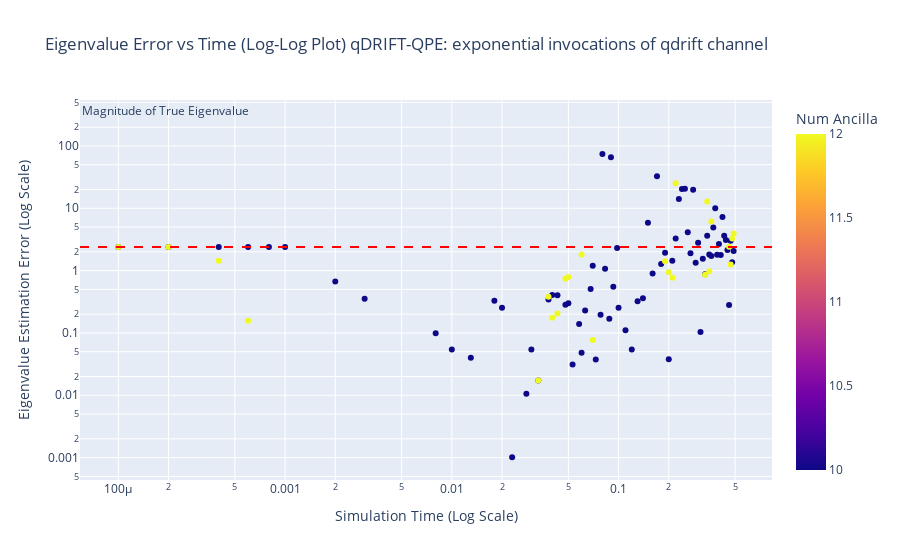

Notebook source saved alongside this figure:
### Code cell
loglog_error_vs_time(exponential_invocations, "qDRIFT-QPE: exponential invocations of qdrift channel", exact_eigenvalue)

### Figure 1 — Plotly figure (JSON) as saved in the notebook; plotly's stock layout.template omitted (floating-point values rounded to 4 significant figures)
{"data": [{"hovertemplate": "Time=%{x}<br>Error=%{y}<br>Num Ancilla=%{marker.color}<extra></extra>", "legendgroup": "", "marker": {"color": [10, 10, 10, 10, 10, 10, 10, 10, 10, 10, 10, 10, 10, 10, 10, 10, 10, 10, 10, 10, 10, 10, 10, 10, 10, 10, 10, 10, 10, 10, 10, 10, 10, 10, 10, 10, 10, 10, 10, 10, 10, 10, 10, 10, 10, 10, 10, 10, 10, 10, 10, 10, 10, 10, 10, 10, 10, 10, 10, 10, 10, 10, 10, 10, 10, 10, 10, 10, 10, 10, 10, 10, 10, 10, 10, 10, 12, 12, 12, 12, 12, 12, 12, 12, 12, 12, 12, 12, 12, 12, 12, 12, 12, 12, 12, 12, 12, 12, 12, 12], "coloraxis": "coloraxis", "symbol": "circle"}, "mode": "markers", "name": "", "orientation": "v", "showlegend": false, "type": "scatter", "x": [0.083, 0.09, 0.023, 0.33, 0.21, 0.0001, 0.088, 0.1, 0.028, 0.34, 0.0002, 0.22, 0.11, 0.093, 0.033, 0.35, 0.0004, 0.23, 0.12, 0.098, 0.038, 0.24, 0.36, 0.0006, 0.13, 0.01, 0.37, 0.043, 0.25, 0.0008, 0.14, 0.38, 0.048, 0.02, 0.26, 0.001, 0.15, 0.03, 0.39, 0.053, 0.27, 0.002, 0.16, 0.04, 0.4, 0.28, 0.058, 0.003, 0.17, 0.05, 0.41, 0.008, 0.063, 0.29, 0.18, 0.06, 0.42, 0.013, 0.3, 0.068, 0.19, 0.07, 0.018, 0.43, 0.31, 0.073, 0.2, 0.44, 0.45, 0.08, 0.32, 0.078, 0.46, 0.47, 0.48, 0.49, 0.033, 0.04, 0.33, 0.19, 0.46, 0.0001, 0.038, 0.05, 0.47, 0.34, 0.2, 0.0002, 0.06, 0.043, 0.48, 0.21, 0.35, 0.0004, 0.07, 0.048, 0.36, 0.22, 0.49, 0.0006], "xaxis": "x", "y": [1.075, 65.57, 0.001013, 0.8725, 1.436, 2.4, 0.1688, 0.2524, 0.01054, 3.61, 2.4, 3.262, 0.1102, 0.5526, 0.01718, 1.807, 2.4, 14.06, 0.05437, 2.296, 0.345, 20.33, 1.708, 2.4, 0.3232, 0.05437, 4.93, 0.4023, 20.57, 2.4, 0.3612, 10.02, 0.2845, 0.2524, 4.137, 2.4, 5.863, 0.05437, 1.801, 0.03121, 1.9, 0.668, 0.8981, 0.4058, 2.677, 19.84, 0.139, 0.3547, 32.68, 0.2998, 1.775, 0.09903, 0.2297, 1.342, 1.282, 0.0479, 7.213, 0.04003, 2.795, 0.5051, 1.927, 1.194, 0.3271, 3.607, 0.104, 0.03756, 0.03767, 3.094, 2.141, 74.38, 1.55, 0.196, 0.2811, 3.005, 1.358, 2.07, 0.01718, 0.1757, 0.8614, 1.419, 2.412, 2.4, 0.3816, 0.7907, 1.259, 12.85, 0.9427, 2.4, 1.812, 0.2042, 3.276, 0.7702, 0.98, 1.435, 0.07711, 0.7382, 6.143, 25.11, 3.943, 0.1566], "yaxis": "y"}], "layout": {"annotations": [{"showarrow": false, "text": "Magnitude of True Eigenvalue", "x": 0, "xanchor": "left", "xref": "x domain", "y": 2.4, "yanchor": "bottom", "yref": "y"}], "coloraxis": {"colorbar": {"title": {"text": "Num Ancilla"}}, "colorscale": [[0, "#0d0887"], [0.1111, "#46039f"], [0.2222, "#7201a8"], [0.3333, "#9c179e"], [0.4444, "#bd3786"], [0.5556, "#d8576b"], [0.6667, "#ed7953"], [0.7778, "#fb9f3a"], [0.8889, "#fdca26"], [1, "#f0f921"]]}, "legend": {"title": {"text": "Number of Ancilla Qubits"}, "tracegroupgap": 0}, "shapes": [{"line": {"color": "red", "dash": "dash"}, "type": "line", "x0": 0, "x1": 1, "xref": "x domain", "y0": 2.4, "y1": 2.4, "yref": "y"}], "title": {"text": "Eigenvalue Error vs Time (Log-Log Plot) qDRIFT-QPE: exponential invocations of qdrift channel"}, "xaxis": {"anchor": "y", "domain": [0, 1], "title": {"text": "Simulation Time (Log Scale)"}, "type": "log"}, "yaxis": {"anchor": "x", "domain": [0, 1], "title": {"text": "Eigenvalue Estimation Error (Log Scale)"}, "type": "log"}}}
